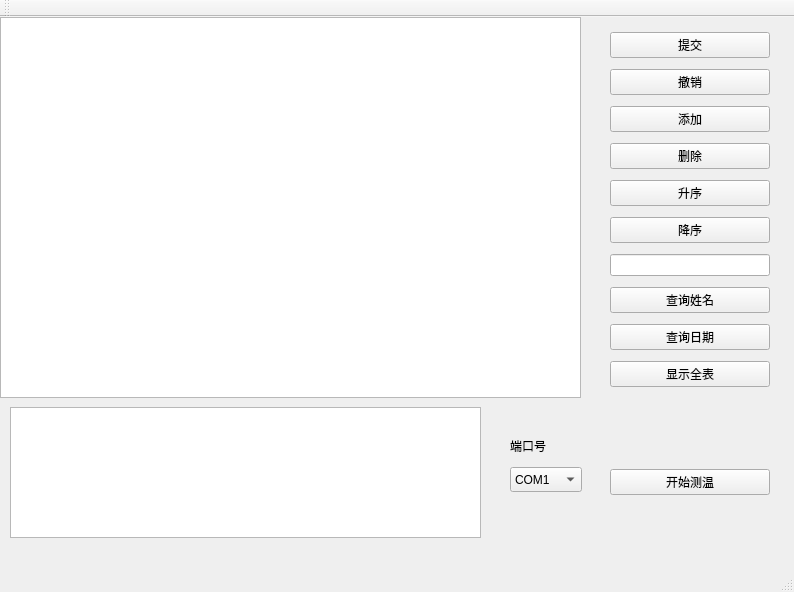
<?xml version="1.0" encoding="UTF-8"?>
<ui version="4.0">
 <class>Serial</class>
 <widget class="QMainWindow" name="Serial">
  <property name="geometry">
   <rect>
    <x>0</x>
    <y>0</y>
    <width>794</width>
    <height>592</height>
   </rect>
  </property>
  <property name="windowTitle">
   <string>Serial</string>
  </property>
  <widget class="QWidget" name="centralwidget">
   <widget class="QGroupBox" name="groupBox">
    <property name="geometry">
     <rect>
      <x>-20</x>
      <y>-60</y>
      <width>601</width>
      <height>441</height>
     </rect>
    </property>
    <property name="title">
     <string>数据窗口 DataWin</string>
    </property>
    <widget class="QTableView" name="tableView">
     <property name="geometry">
      <rect>
       <x>20</x>
       <y>60</y>
       <width>581</width>
       <height>381</height>
      </rect>
     </property>
    </widget>
   </widget>
   <widget class="QWidget" name="verticalLayoutWidget">
    <property name="geometry">
     <rect>
      <x>610</x>
      <y>10</y>
      <width>160</width>
      <height>368</height>
     </rect>
    </property>
    <layout class="QVBoxLayout" name="verticalLayout_2">
     <item>
      <widget class="QPushButton" name="btn_submit">
       <property name="text">
        <string>提交</string>
       </property>
      </widget>
     </item>
     <item>
      <widget class="QPushButton" name="btn_undo">
       <property name="text">
        <string>撤销</string>
       </property>
      </widget>
     </item>
     <item>
      <widget class="QPushButton" name="btn_add">
       <property name="text">
        <string>添加</string>
       </property>
      </widget>
     </item>
     <item>
      <widget class="QPushButton" name="btn_delete">
       <property name="text">
        <string>删除</string>
       </property>
      </widget>
     </item>
     <item>
      <widget class="QPushButton" name="btn_ascend">
       <property name="text">
        <string>升序</string>
       </property>
      </widget>
     </item>
     <item>
      <widget class="QPushButton" name="btn_descend">
       <property name="text">
        <string>降序</string>
       </property>
      </widget>
     </item>
     <item>
      <widget class="QLineEdit" name="lineEdit"/>
     </item>
     <item>
      <widget class="QPushButton" name="btn_query">
       <property name="text">
        <string>查询姓名</string>
       </property>
      </widget>
     </item>
     <item>
      <widget class="QPushButton" name="pushButton">
       <property name="text">
        <string>查询日期</string>
       </property>
      </widget>
     </item>
     <item>
      <widget class="QPushButton" name="btn_show">
       <property name="text">
        <string>显示全表</string>
       </property>
      </widget>
     </item>
    </layout>
   </widget>
   <widget class="QWidget" name="gridLayoutWidget">
    <property name="geometry">
     <rect>
      <x>610</x>
      <y>400</y>
      <width>160</width>
      <height>131</height>
     </rect>
    </property>
    <layout class="QGridLayout" name="gridLayout">
     <item row="0" column="0">
      <widget class="QPushButton" name="btn_start">
       <property name="text">
        <string>开始测温</string>
       </property>
      </widget>
     </item>
    </layout>
   </widget>
   <widget class="QComboBox" name="cmd_port_name">
    <property name="geometry">
     <rect>
      <x>510</x>
      <y>450</y>
      <width>72</width>
      <height>25</height>
     </rect>
    </property>
    <property name="currentText">
     <string>COM1</string>
    </property>
    <item>
     <property name="text">
      <string>COM1</string>
     </property>
    </item>
    <item>
     <property name="text">
      <string>COM2</string>
     </property>
    </item>
    <item>
     <property name="text">
      <string>COM3</string>
     </property>
    </item>
    <item>
     <property name="text">
      <string>COM4</string>
     </property>
    </item>
   </widget>
   <widget class="QLabel" name="lab_status">
    <property name="geometry">
     <rect>
      <x>510</x>
      <y>420</y>
      <width>67</width>
      <height>17</height>
     </rect>
    </property>
    <property name="text">
     <string>端口号</string>
    </property>
   </widget>
   <widget class="QTextEdit" name="tb_rev">
    <property name="geometry">
     <rect>
      <x>10</x>
      <y>390</y>
      <width>471</width>
      <height>131</height>
     </rect>
    </property>
   </widget>
   <widget class="QLabel" name="label">
    <property name="geometry">
     <rect>
      <x>10</x>
      <y>550</y>
      <width>271</width>
      <height>17</height>
     </rect>
    </property>
    <property name="text">
     <string>TextLabel</string>
    </property>
   </widget>
  </widget>
  <widget class="QStatusBar" name="statusBar"/>
  <widget class="QToolBar" name="toolBar">
   <property name="windowTitle">
    <string>toolBar</string>
   </property>
   <attribute name="toolBarArea">
    <enum>TopToolBarArea</enum>
   </attribute>
   <attribute name="toolBarBreak">
    <bool>false</bool>
   </attribute>
  </widget>
 </widget>
 <resources/>
 <connections/>
</ui>
